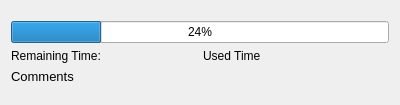
<?xml version="1.0" encoding="UTF-8"?>
<ui version="4.0">
 <class>DialogProcess</class>
 <widget class="QDialog" name="DialogProcess">
  <property name="geometry">
   <rect>
    <x>0</x>
    <y>0</y>
    <width>400</width>
    <height>105</height>
   </rect>
  </property>
  <property name="windowTitle">
   <string>Dialog</string>
  </property>
  <property name="windowIcon">
   <iconset resource="imagesources.qrc">
    <normaloff>:/icons/icons/Small/icon100_com_213.png</normaloff>:/icons/icons/Small/icon100_com_213.png</iconset>
  </property>
  <layout class="QVBoxLayout" name="verticalLayout">
   <item>
    <spacer name="verticalSpacer_top">
     <property name="orientation">
      <enum>Qt::Vertical</enum>
     </property>
     <property name="sizeHint" stdset="0">
      <size>
       <width>20</width>
       <height>40</height>
      </size>
     </property>
    </spacer>
   </item>
   <item>
    <widget class="QProgressBar" name="progressBar">
     <property name="value">
      <number>24</number>
     </property>
    </widget>
   </item>
   <item>
    <layout class="QHBoxLayout" name="horizontalLayout">
     <item>
      <widget class="QLabel" name="label_time_remain">
       <property name="text">
        <string>Remaining Time:</string>
       </property>
      </widget>
     </item>
     <item>
      <widget class="QLabel" name="label_time_used">
       <property name="text">
        <string>Used Time</string>
       </property>
      </widget>
     </item>
    </layout>
   </item>
   <item>
    <widget class="QLabel" name="label_time_comment">
     <property name="font">
      <font>
       <family>Arial</family>
       <pointsize>10</pointsize>
      </font>
     </property>
     <property name="text">
      <string>Comments</string>
     </property>
    </widget>
   </item>
   <item>
    <spacer name="verticalSpacer_bottom">
     <property name="orientation">
      <enum>Qt::Vertical</enum>
     </property>
     <property name="sizeHint" stdset="0">
      <size>
       <width>20</width>
       <height>40</height>
      </size>
     </property>
    </spacer>
   </item>
  </layout>
 </widget>
 <resources>
  <include location="imagesources.qrc"/>
 </resources>
 <connections/>
</ui>
